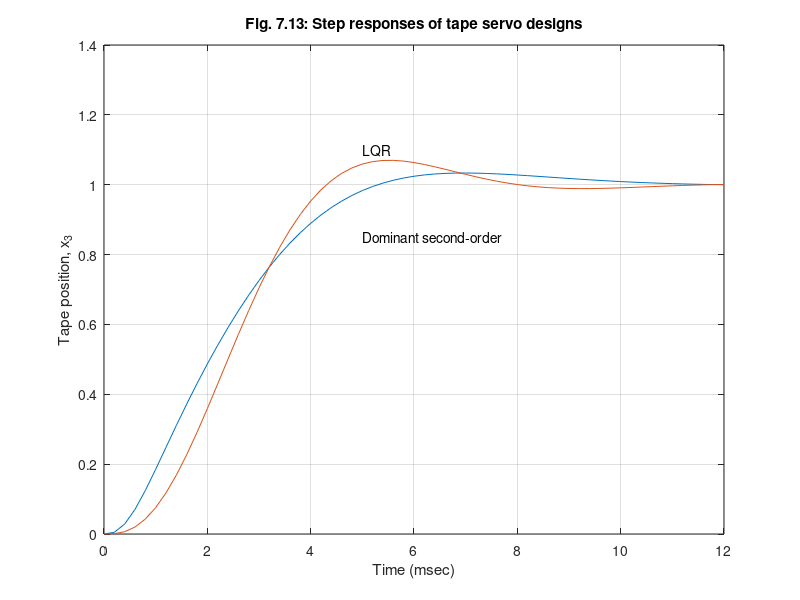

MATLAB code for this plot:
%  Figure 7.13      Feedback Control of Dynamic Systems, 4e
%                        Franklin, Powell, Emami
%
% fig7_13.m 
%Script to plot the step position responses of the tape
% drive servo with dominant second order, and LQR designs
clf;

f =[0    2.0000         0         0         0;
   -0.1000   -0.3500    0.1000    0.1000    0.7500;
         0         0         0    2.0000         0 ;
    0.4000    0.4000   -0.4000   -1.4000         0  ;
         0   -0.0300         0         0   -1.0000   ];

g =[0;
     0;
     0 ;
     0  ;
     1   ];
h3 =[0.5000         0    0.5000         0         0];
ht =[-0.2000   -0.2000    0.2000    0.2000         0];

p2 =[-0.7070+0.7070*i;
  -0.7070-0.7070*i    ;
  -4.0000               ;
  -4.0000                ;
  -4.0000                 ];


j=0;
p22 =p2/1.5;
k2=acker(f,g,p22);

k2 =[8.5123   20.3457   -1.4911   -7.8821    6.1927];

f2c=f-g*k2;

s=[f g;h3 j];
r=[0 0 0 0 0 1]';
n=s\r
nu=n(6);
nx=n(1:5)
nbar2=k2*nx+nu
t=0:.2:12;
sys2=ss(f2c,g*nbar2,h3,j);
y2=step(sys2,t);
% lqr
kqr=lqr(f,g,h3'*h3,1)

klqr =[0.6526    2.1667    0.3474    0.5976    1.0616];

flqrc=f-g*klqr;
nbarlqr = klqr*nx+nu;

syslqr=ss(flqrc,g*nbarlqr,h3,j);
ylqr=step(syslqr,t);
% Tlqr=step(flqrc,g*nbarlqr,ht,j,1,t);

% plot(t,[T2 Tlqr]);
 % grid
% title('Tension plots for tape servo step responses')

 plot(t,[y2 ylqr]);
grid;
xlabel('Time (msec)');
ylabel('Tape position, x_3');
text(5,1.1, 'LQR');
text(5,.85,'Dominant second-order');
title('Fig. 7.13: Step responses of tape servo designs');
